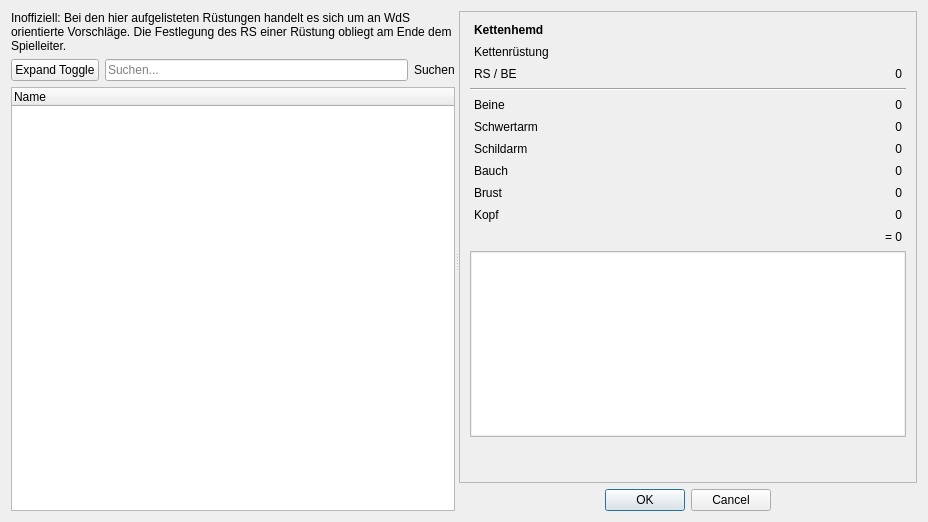
<?xml version="1.0" encoding="UTF-8"?>
<ui version="4.0">
 <class>Dialog</class>
 <widget class="QDialog" name="Dialog">
  <property name="windowModality">
   <enum>Qt::ApplicationModal</enum>
  </property>
  <property name="geometry">
   <rect>
    <x>0</x>
    <y>0</y>
    <width>928</width>
    <height>522</height>
   </rect>
  </property>
  <property name="windowTitle">
   <string>Sephrasto - Rüstung wählen...</string>
  </property>
  <layout class="QGridLayout" name="gridLayout_2">
   <item row="0" column="0">
    <widget class="QSplitter" name="splitter">
     <property name="orientation">
      <enum>Qt::Horizontal</enum>
     </property>
     <widget class="QWidget" name="verticalLayout_2" native="true">
      <property name="sizePolicy">
       <sizepolicy hsizetype="Preferred" vsizetype="Preferred">
        <horstretch>0</horstretch>
        <verstretch>0</verstretch>
       </sizepolicy>
      </property>
      <layout class="QVBoxLayout" name="verticalLayout2">
       <item>
        <widget class="QLabel" name="labelUnofficial">
         <property name="inputMethodHints">
          <set>Qt::ImhNone</set>
         </property>
         <property name="text">
          <string>Inoffiziell: Bei den hier aufgelisteten Rüstungen handelt es sich um an WdS orientierte Vorschläge. Die Festlegung des RS einer Rüstung obliegt am Ende dem Spielleiter.</string>
         </property>
         <property name="wordWrap">
          <bool>true</bool>
         </property>
        </widget>
       </item>
       <item>
        <layout class="QHBoxLayout" name="filterLayout">
         <item>
          <widget class="QPushButton" name="buttonExpandToggle">
           <property name="text">
            <string>Expand Toggle</string>
           </property>
           <property name="class" stdset="0">
            <string>icon</string>
           </property>
          </widget>
         </item>
         <item>
          <widget class="QLineEdit" name="nameFilterEdit">
           <property name="placeholderText">
            <string>Suchen...</string>
           </property>
           <property name="clearButtonEnabled">
            <bool>true</bool>
           </property>
          </widget>
         </item>
         <item>
          <widget class="QLabel" name="labelFilter">
           <property name="text">
            <string>Suchen</string>
           </property>
           <property name="class" stdset="0">
            <string>icon</string>
           </property>
          </widget>
         </item>
        </layout>
       </item>
       <item>
        <widget class="QTreeWidget" name="treeArmors">
         <property name="sizePolicy">
          <sizepolicy hsizetype="Expanding" vsizetype="Expanding">
           <horstretch>0</horstretch>
           <verstretch>0</verstretch>
          </sizepolicy>
         </property>
         <property name="editTriggers">
          <set>QAbstractItemView::NoEditTriggers</set>
         </property>
         <property name="showDropIndicator" stdset="0">
          <bool>false</bool>
         </property>
         <property name="alternatingRowColors">
          <bool>true</bool>
         </property>
         <property name="sortingEnabled">
          <bool>false</bool>
         </property>
         <property name="allColumnsShowFocus">
          <bool>true</bool>
         </property>
         <attribute name="headerVisible">
          <bool>true</bool>
         </attribute>
         <attribute name="headerCascadingSectionResizes">
          <bool>false</bool>
         </attribute>
         <attribute name="headerDefaultSectionSize">
          <number>150</number>
         </attribute>
         <attribute name="headerStretchLastSection">
          <bool>true</bool>
         </attribute>
         <column>
          <property name="text">
           <string>Name</string>
          </property>
         </column>
        </widget>
       </item>
      </layout>
     </widget>
     <widget class="QWidget" name="layoutWidget">
      <layout class="QVBoxLayout" name="verticalLayout">
       <property name="sizeConstraint">
        <enum>QLayout::SetDefaultConstraint</enum>
       </property>
       <item>
        <widget class="QScrollArea" name="scrollArea">
         <property name="minimumSize">
          <size>
           <width>220</width>
           <height>0</height>
          </size>
         </property>
         <property name="font">
          <font>
           <weight>50</weight>
           <bold>false</bold>
          </font>
         </property>
         <property name="styleSheet">
          <string notr="true">padding: 1px</string>
         </property>
         <property name="frameShape">
          <enum>QFrame::StyledPanel</enum>
         </property>
         <property name="widgetResizable">
          <bool>true</bool>
         </property>
         <widget class="QWidget" name="scrollAreaWidgetContents">
          <property name="geometry">
           <rect>
            <x>0</x>
            <y>0</y>
            <width>451</width>
            <height>469</height>
           </rect>
          </property>
          <layout class="QGridLayout" name="gridLayout">
           <item row="12" column="1">
            <widget class="QLabel" name="lblKopf">
             <property name="text">
              <string>0</string>
             </property>
             <property name="alignment">
              <set>Qt::AlignRight|Qt::AlignTrailing|Qt::AlignVCenter</set>
             </property>
            </widget>
           </item>
           <item row="11" column="0">
            <widget class="QLabel" name="lblBrustL">
             <property name="text">
              <string>Brust</string>
             </property>
            </widget>
           </item>
           <item row="7" column="1">
            <widget class="QLabel" name="lblBeine">
             <property name="text">
              <string>0</string>
             </property>
             <property name="alignment">
              <set>Qt::AlignRight|Qt::AlignTrailing|Qt::AlignVCenter</set>
             </property>
            </widget>
           </item>
           <item row="10" column="0">
            <widget class="QLabel" name="lblBauchL">
             <property name="text">
              <string>Bauch</string>
             </property>
            </widget>
           </item>
           <item row="16" column="1">
            <spacer name="verticalSpacer">
             <property name="orientation">
              <enum>Qt::Vertical</enum>
             </property>
             <property name="sizeHint" stdset="0">
              <size>
               <width>20</width>
               <height>40</height>
              </size>
             </property>
            </spacer>
           </item>
           <item row="9" column="1">
            <widget class="QLabel" name="lblSchild">
             <property name="text">
              <string>0</string>
             </property>
             <property name="alignment">
              <set>Qt::AlignRight|Qt::AlignTrailing|Qt::AlignVCenter</set>
             </property>
            </widget>
           </item>
           <item row="0" column="0" colspan="2">
            <widget class="QLabel" name="lblName">
             <property name="font">
              <font>
               <weight>75</weight>
               <bold>true</bold>
              </font>
             </property>
             <property name="text">
              <string>Kettenhemd</string>
             </property>
             <property name="class" stdset="0">
              <string>h4</string>
             </property>
            </widget>
           </item>
           <item row="1" column="0" colspan="2">
            <widget class="QLabel" name="lblTyp">
             <property name="text">
              <string>Kettenrüstung</string>
             </property>
             <property name="class" stdset="0">
              <string>italic</string>
             </property>
            </widget>
           </item>
           <item row="10" column="1">
            <widget class="QLabel" name="lblBauch">
             <property name="text">
              <string>0</string>
             </property>
             <property name="alignment">
              <set>Qt::AlignRight|Qt::AlignTrailing|Qt::AlignVCenter</set>
             </property>
            </widget>
           </item>
           <item row="12" column="0">
            <widget class="QLabel" name="lblKopfL">
             <property name="text">
              <string>Kopf</string>
             </property>
            </widget>
           </item>
           <item row="5" column="0" colspan="2">
            <widget class="Line" name="line">
             <property name="orientation">
              <enum>Qt::Horizontal</enum>
             </property>
            </widget>
           </item>
           <item row="14" column="1">
            <widget class="QLabel" name="lblZRS">
             <property name="text">
              <string>= 0</string>
             </property>
             <property name="alignment">
              <set>Qt::AlignRight|Qt::AlignTrailing|Qt::AlignVCenter</set>
             </property>
            </widget>
           </item>
           <item row="3" column="0">
            <widget class="QLabel" name="label_5">
             <property name="text">
              <string>RS / BE</string>
             </property>
            </widget>
           </item>
           <item row="11" column="1">
            <widget class="QLabel" name="lblBrust">
             <property name="text">
              <string>0</string>
             </property>
             <property name="alignment">
              <set>Qt::AlignRight|Qt::AlignTrailing|Qt::AlignVCenter</set>
             </property>
            </widget>
           </item>
           <item row="9" column="0">
            <widget class="QLabel" name="lblSchildL">
             <property name="text">
              <string>Schildarm</string>
             </property>
            </widget>
           </item>
           <item row="7" column="0">
            <widget class="QLabel" name="lblBeineL">
             <property name="font">
              <font>
               <weight>50</weight>
               <bold>false</bold>
              </font>
             </property>
             <property name="text">
              <string>Beine</string>
             </property>
            </widget>
           </item>
           <item row="8" column="1">
            <widget class="QLabel" name="lblSchwert">
             <property name="text">
              <string>0</string>
             </property>
             <property name="alignment">
              <set>Qt::AlignRight|Qt::AlignTrailing|Qt::AlignVCenter</set>
             </property>
            </widget>
           </item>
           <item row="8" column="0">
            <widget class="QLabel" name="lblSchwertL">
             <property name="text">
              <string>Schwertarm</string>
             </property>
            </widget>
           </item>
           <item row="3" column="1">
            <widget class="QLabel" name="lblRS">
             <property name="text">
              <string>0</string>
             </property>
             <property name="alignment">
              <set>Qt::AlignRight|Qt::AlignTrailing|Qt::AlignVCenter</set>
             </property>
            </widget>
           </item>
           <item row="15" column="0" colspan="2">
            <widget class="QTextBrowser" name="teBeschreibung"/>
           </item>
          </layout>
         </widget>
        </widget>
       </item>
       <item>
        <widget class="QDialogButtonBox" name="buttonBox">
         <property name="orientation">
          <enum>Qt::Horizontal</enum>
         </property>
         <property name="standardButtons">
          <set>QDialogButtonBox::Cancel|QDialogButtonBox::Ok</set>
         </property>
         <property name="centerButtons">
          <bool>true</bool>
         </property>
        </widget>
       </item>
      </layout>
     </widget>
    </widget>
   </item>
  </layout>
 </widget>
 <tabstops>
  <tabstop>nameFilterEdit</tabstop>
  <tabstop>treeArmors</tabstop>
  <tabstop>scrollArea</tabstop>
 </tabstops>
 <resources/>
 <connections>
  <connection>
   <sender>buttonBox</sender>
   <signal>accepted()</signal>
   <receiver>Dialog</receiver>
   <slot>accept()</slot>
   <hints>
    <hint type="sourcelabel">
     <x>248</x>
     <y>254</y>
    </hint>
    <hint type="destinationlabel">
     <x>157</x>
     <y>274</y>
    </hint>
   </hints>
  </connection>
  <connection>
   <sender>buttonBox</sender>
   <signal>rejected()</signal>
   <receiver>Dialog</receiver>
   <slot>reject()</slot>
   <hints>
    <hint type="sourcelabel">
     <x>316</x>
     <y>260</y>
    </hint>
    <hint type="destinationlabel">
     <x>286</x>
     <y>274</y>
    </hint>
   </hints>
  </connection>
 </connections>
</ui>
